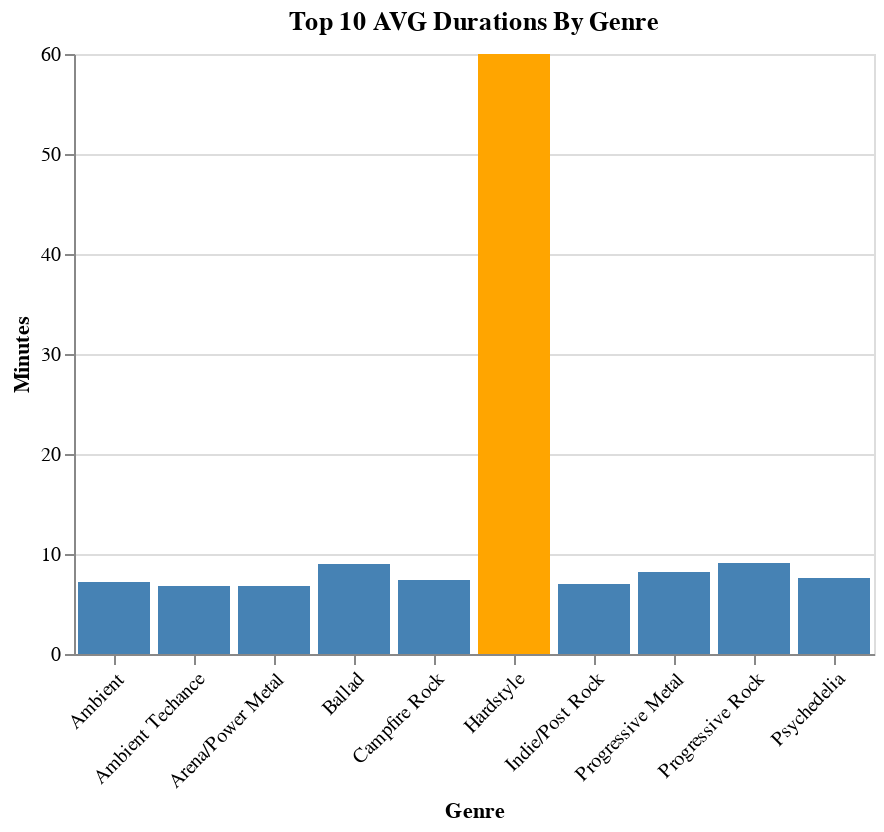

Notebook code cell kept with this figure:
### Markdown cell above
And finally let's plot it in Altair highlighting the longest average duration.

### Code cell
top_duration = avg_duration_per_genre.top_k(1, by="Minutes").to_numpy()[0][1]
alt.Chart(top_10_avg_duration, title="Top 10 AVG Durations By Genre").mark_bar().encode(
    x=alt.X('Genre', axis=alt.Axis(labelAngle=-45)),
    y="Minutes",
    color=alt.condition(
        alt.datum.Minutes == top_duration,
        alt.value('orange'),
        alt.value('steelblue')
    )
).properties(width=400)

### Figure 1 — Vega-Lite specification as saved in the notebook (floating-point values rounded to 4 significant figures)
{"config": {"view": {"continuousWidth": 300, "continuousHeight": 300}}, "data": {"name": "data-c77968837f99960cfb444b1ea0b71ef4"}, "mark": {"type": "bar"}, "encoding": {"color": {"condition": {"test": "(datum.Minutes === 60.0)", "value": "orange"}, "value": "steelblue"}, "x": {"axis": {"labelAngle": -45}, "field": "Genre", "type": "nominal"}, "y": {"field": "Minutes", "type": "quantitative"}}, "title": "Top 10 AVG Durations By Genre", "width": 400, "$schema": "https://vega.github.io/schema/vega-lite/v5.14.1.json", "datasets": {"data-c77968837f99960cfb444b1ea0b71ef4": [{"Genre": "Hardstyle", "Minutes": 60.0}, {"Genre": "Progressive Rock", "Minutes": 9.1}, {"Genre": "Ballad", "Minutes": 9.0}, {"Genre": "Progressive Metal", "Minutes": 8.2}, {"Genre": "Psychedelia", "Minutes": 7.6}, {"Genre": "Campfire Rock", "Minutes": 7.4}, {"Genre": "Ambient", "Minutes": 7.2}, {"Genre": "Indie/Post Rock", "Minutes": 7.0}, {"Genre": "Arena/Power Metal", "Minutes": 6.8}, {"Genre": "Ambient Techance", "Minutes": 6.8}]}}
